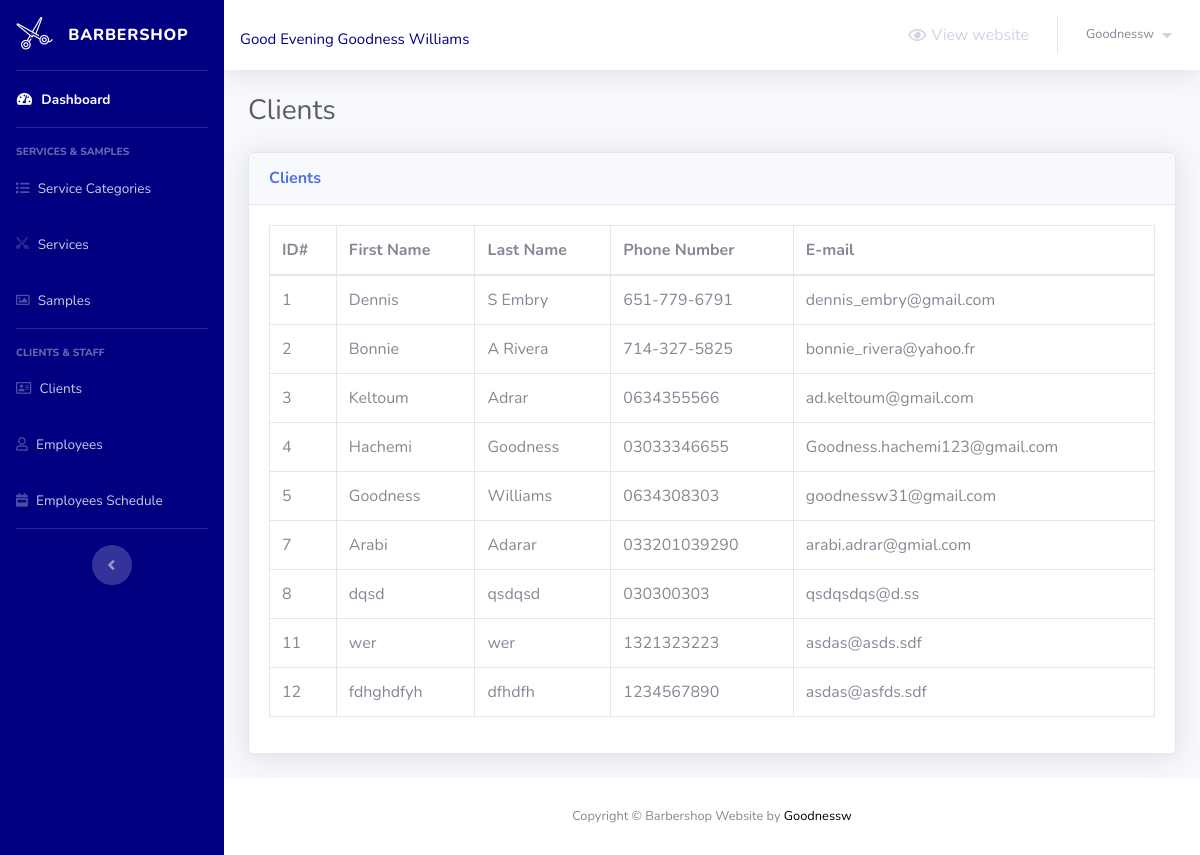
Screenshot of /barber-admin/clients.php (signed in) with the database file from the repository.
### tables this page shows
CREATE TABLE `barber_admin` (
  `admin_id` int(5) NOT NULL,
  `username` varchar(50) NOT NULL,
  `email` varchar(50) NOT NULL,
  `full_name` varchar(50) NOT NULL,
  `password` varchar(255) NOT NULL
);

CREATE TABLE `clients` (
  `client_id` int(5) NOT NULL,
  `first_name` varchar(30) NOT NULL,
  `last_name` varchar(30) NOT NULL,
  `phone_number` varchar(30) NOT NULL,
  `client_email` varchar(50) NOT NULL
);

### barber-admin/clients.php (the view, shortened to what this page needs)
<?php
    include 'connect.php';
    include 'Includes/templates/header.php';
    if(isset($_SESSION['username_barbershop_Xw211qAAsq4']) && isset($_SESSION['password_barbershop_Xw211qAAsq4']))
    {
?>
        <div class="container-fluid">
            <div class="d-sm-flex align-items-center justify-content-between mb-4">
                <h1 class="h3 mb-0 text-gray-800">Clients</h1>
            </div>
            <?php
                $stmt = $con->prepare("SELECT * FROM clients");
                $stmt->execute();
                $rows_clients = $stmt->fetchAll();
            ?>
            <div class="card shadow mb-4">
                <div class="card-header py-3">
                    <h6 class="m-0 font-weight-bold text-primary">Clients</h6>
                </div>
                <div class="card-body">
                    <div class="table-responsive">
                        <table class="table table-bordered">
                            <thead>
                                <tr>
                                    <th scope="col">ID#</th>
                                    <th scope="col">First Name</th>
                                    <th scope="col">Last Name</th>
                                    <th scope="col">Phone Number</th>
                                    <th scope="col">E-mail</th>
                                </tr>
                            </thead>
                            <tbody>
                                <?php
                                    foreach($rows_clients as $client)
                                    {
                                        echo "<tr>";
                                            echo "<td>";
                                                echo $client['client_id'];
                                            echo "</td>";
                                            echo "<td>";
                                                echo $client['first_name'];
                                            echo "</td>";
                                            echo "<td>";
                                                echo $client['last_name'];
                                            echo "</td>";
                                            echo "<td>";
                                                echo $client['phone_number'];
                                            echo "</td>";
                                            echo "<td>";
                                                echo $client['client_email'];
                                            echo "</td>";
                                        echo "</tr>";
                                    }
                                ?>
                            </tbody>
                        </table>
                    </div>
                </div>
            </div>
        </div>
<?php
        include 'Includes/templates/footer.php';
    }
    else
    {
        header('Location: login.php');
        exit();
    }
?>

### barber-admin/Includes/templates/header.php (shortened to what this page needs)
<!DOCTYPE html>
<html lang="en">
	<head>
  		<link href="Design/fonts/css/all.min.css" rel="stylesheet" type="text/css">
  		<link href="Design/css/sb-admin-2.min.css" rel="stylesheet">
  		<link href="Design/css/main.css" rel="stylesheet">
  		<link rel="stylesheet" type="text/css" href="Design/fonts/css/all.min.css">
  		<link rel="stylesheet" type="text/css" href="Design/css/barber-icons.css">
	</head>
	<body id="page-top">
  		<div id="wrapper">
			<ul class="navbar-nav bg-gradient-primary sidebar sidebar-dark accordion" id="accordionSidebar">
		  		<a class="sidebar-brand d-flex align-items-center justify-content-center" href="" >
					<div class="sidebar-brand-icon rotate-n-15">
			  			<i class="bs bs-scissors-1"></i>
					</div>
					<div class="sidebar-brand-text mx-3">Barbershop</div>
		  		</a>
		  		<hr class="sidebar-divider my-0">
			  	<li class="nav-item active">
					<a class="nav-link" href="index.php">
				  		<i class="fas fa-fw fa-tachometer-alt"></i>
				  		<span>Dashboard</span>
				  	</a>
			  	</li>
	  			<hr class="sidebar-divider">
	  			<div class="sidebar-heading">
					SERVICES & SAMPLES
	  			</div>
	  			<li class="nav-item">
					<a class="nav-link" href="service-categories.php">
		  				<i class="fas fa-list"></i>
		  				<span>Service Categories</span>
		  			</a>
	  			</li>
	  			<li class="nav-item">
					<a class="nav-link" href="services.php">
		  				<i class="bs bs-scissors-1"></i>
		  				<span>Services</span>
		  			</a>
	  			</li>
	  			<li class="nav-item">
					<a class="nav-link" href="#">
		  				<i class="far fa-image"></i>
		  				<span>Samples</span>
		  			</a>
	  			</li>
	  			<hr class="sidebar-divider">
	  			<div class="sidebar-heading">
					CLIENTS & STAFF
	  			</div>
	  			<li class="nav-item">
					<a class="nav-link" href="clients.php">
		  				<i class="far fa-address-card"></i>
		  				<span>Clients</span>
		  			</a>
	  			</li>
	  			<li class="nav-item">
					<a class="nav-link" href="employees.php">
		  				<i class="far fa-user"></i>
		  				<span>Employees</span>
		  			</a>
	  			</li>
	  			<li class="nav-item">
					<a class="nav-link" href="employees-schedule.php">
		  				<i class="fas fa-calendar-week icon-ver"></i>
		  				<span>Employees Schedule</span>
		  			</a>
	  			</li>
	  			<hr class="sidebar-divider d-none d-md-block">
	  			<div class="text-center d-none d-md-inline">
					<button class="rounded-circle border-0" id="sidebarToggle"></button>
	  			</div>
			</ul>
			<div id="content-wrapper" class="d-flex flex-column">
			  	<div id="content">
					<?php  $id = $_SESSION['admin_id_barbershop_Xw211qAAsq4'];
    $sql = $con->prepare("SELECT * FROM `barber_admin` WHERE `admin_id`= '$id' ");
    $sql->execute();
    $fetch = $sql->fetch();
    $t=date("H");
    if ($t<"10") {
    $greeting =  "Good Morning";
}
    elseif ($t<"15") {
    $greeting = "Good Day";
}
    else {
    $greeting = "Good Evening";
} ?>
					<nav class="navbar navbar-expand navbar-light bg-white topbar mb-4 static-top shadow">
						  <center><h4 class="welcomemssg"><?php echo "$greeting ". $fetch['full_name']?></h4></center>
					  	<ul class="navbar-nav ml-auto">
							<li class="nav-item">
		              			<a class="nav-link" href="../" target="_blank">
		              				<i class="far fa-eye"></i>
		                			<span style="margin-left: 5px;">View website</span>
		              			</a>
		          			</li>
							<li class="nav-item dropdown no-arrow">
					  			<a class="nav-link dropdown-toggle" href="#" id="userDropdown" role="button" data-toggle="dropdown" aria-haspopup="true" aria-expanded="false">
									<span class="mr-2 d-none d-lg-inline text-gray-600 small">
										<?php echo $_SESSION['username_barbershop_Xw211qAAsq4']; ?>
									</span>
									<i class="fas fa-caret-down"></i>
								</a>
							</li>
				  		</ul>
					</nav>

### barber-admin/Includes/templates/header.php (style rules this page uses)
.welcomemssg { color: navy; margin-top: 15px; font-size: 15px !important; }
.bg-gradient-primary { background:navy !important; }

### rows the page displays
barber_admin: full_name "Goodness Williams"
clients: client_id "1", first_name "Dennis", last_name "S Embry", phone_number "651-779-6791", client_email "dennis_embry@gmail.com"
clients: client_id "2", first_name "Bonnie", last_name "A Rivera", phone_number "714-327-5825", client_email "bonnie_rivera@yahoo.fr"
clients: client_id "3", first_name "Keltoum", last_name "Adrar", phone_number "0634355566", client_email "ad.keltoum@gmail.com"
clients: client_id "4", first_name "Hachemi", last_name "Goodness", phone_number "03033346655", client_email "Goodness.hachemi123@gmail.com"
clients: client_id "5", first_name "Goodness", last_name "Williams", phone_number "0634308303", client_email "goodnessw31@gmail.com"
clients: client_id "7", first_name "Arabi", last_name "Adarar", phone_number "033201039290", client_email "arabi.adrar@gmial.com"
clients: client_id "8", first_name "dqsd", last_name "qsdqsd", phone_number "030300303", client_email "qsdqsdqs@d.ss"
clients: client_id "11", first_name "wer", last_name "wer", phone_number "1321323223", client_email "asdas@asds.sdf"
clients: client_id "12", first_name "fdhghdfyh", last_name "dfhdfh", phone_number "1234567890", client_email "asdas@asfds.sdf"

### other values shown
$greeting "Good Evening"
$_SESSION['username_barbershop_Xw211qAAsq4'] "Goodnessw"
